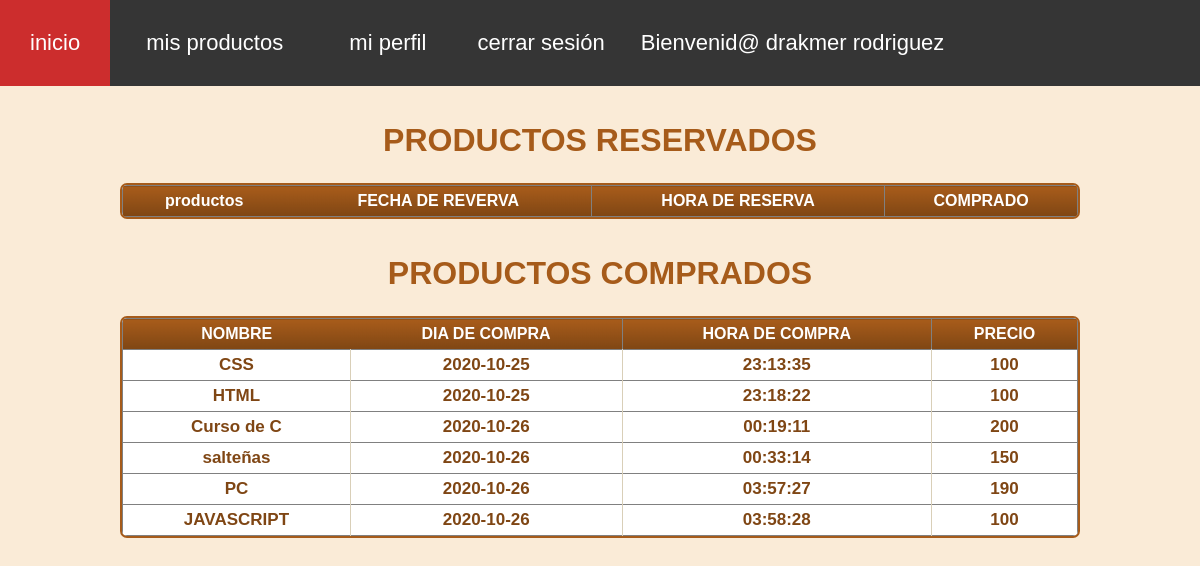
Before: /carrito/lista_con_usuario.php (signed in) with the older database file.
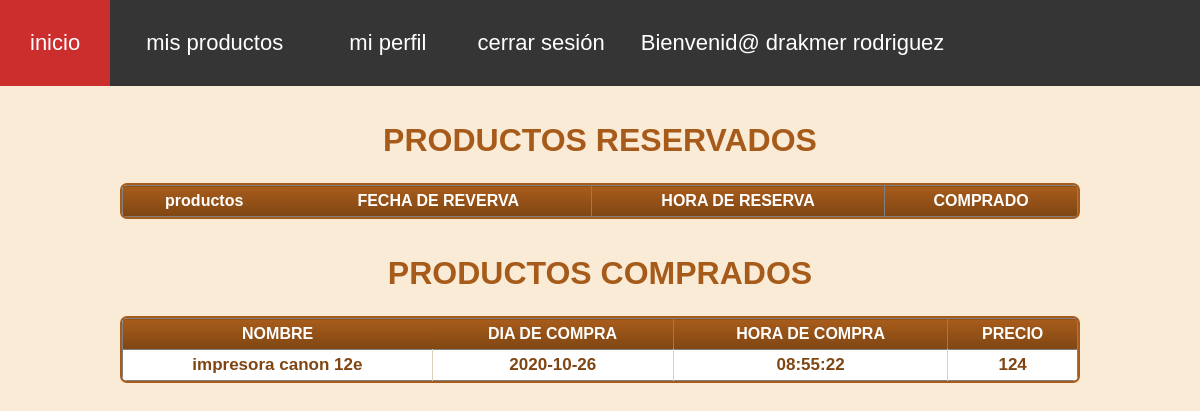
After: the same page with the newer database file.
### tables this page shows
CREATE TABLE IF NOT EXISTS `transaccion` (
  `id_transaccion` int(11) NOT NULL AUTO_INCREMENT,
  `dia_compra` date NOT NULL,
  `hora_compra` time NOT NULL,
  `dia_pedido` date NOT NULL,
  `descuento` varchar(2) NOT NULL,
  `nombre_producto` varchar(25) NOT NULL,
  `costo` int(11) NOT NULL,
  `id_producto` int(11) NOT NULL,
  `id_usuario` int(11) NOT NULL,
  PRIMARY KEY (`id_transaccion`)
);

### carrito/lista_con_usuario.php (the view, shortened to what this page needs)
<?php
require_once '../conexion.php';
if(isset($_SESSION['usuario'])){
    $t=$_SESSION['usuario'];
    $id_usua=$t['id_usuario'];
}
$sql1="SELECT * FROM transaccion";
    $listado1=$conn->query($sql1);
?>
<!DOCTYPE html>
<html lang="es">
<head>
    <link rel="stylesheet" type="text/css" href="../style/style.css">
    <link rel="stylesheet" type="text/css" href="../style/style1.css">
</head>
<body>
    <?php require_once ('../view/menu_navegacion_us.php'); ?>
    <center>
        <br>
        <br>
        <h1>PRODUCTOS RESERVADOS</h1>
    <div class="datagrid">
    <table border="1">
            <thead>
                <tr>
                    <th>productos</th>
                    <th>FECHA DE REVERVA</th>
                    <th>HORA DE RESERVA</th>
                    <th>COMPRADO</th>
                </tr>
            </thead>
        </table>
        </div>
        </center>
        <center>
        <br>
        <br>
        <h1>PRODUCTOS COMPRADOS</h1>
        <div class="datagrid">
        <table border="1">
            <thead>
                <tr>
                    <th>NOMBRE</th>
                    <th>DIA DE COMPRA</th>
                    <th>HORA DE COMPRA</th>
                    <th>PRECIO</th>
                </tr>
            </thead>
            <tbody>
                <?php
                if($listado1->num_rows>0){
                    while ($row=$listado1->fetch_assoc()){
                        $usuario_id=$row['id_usuario'];
                        if( $id_usua==$usuario_id){
                        ?>
                <tr>
                    <td><?php echo $row['nombre_producto'];?></td>
                    <td><?php echo $row['dia_compra'];?></td>
                    <td><?php echo $row['hora_compra'];?></td>
                    <td><?php echo $row['costo'];?></td>
                </tr>
                <?php
                    }
                    }
                }
                else{
                    echo "No existen datos en la tabla";
                }
                ?>
            </tbody>
        </table>
            </div><br><br>
        </center>
</body>
</html>

Changed rows visible on the page:
removed transaccion: nombre_producto "CSS", dia_compra "2020-10-25", hora_compra "23:13:35", costo "100"
removed transaccion: nombre_producto "HTML", dia_compra "2020-10-25", hora_compra "23:18:22", costo "100"
removed transaccion: nombre_producto "Curso de C", dia_compra "2020-10-26", hora_compra "00:19:11", costo "200"
removed transaccion: nombre_producto "salteñas", dia_compra "2020-10-26", hora_compra "00:33:14", costo "150"
removed transaccion: nombre_producto "PC", dia_compra "2020-10-26", hora_compra "03:57:27", costo "190"
removed transaccion: nombre_producto "JAVASCRIPT", dia_compra "2020-10-26", hora_compra "03:58:28", costo "100"
added transaccion: nombre_producto "impresora canon 12e", dia_compra "2020-10-26", hora_compra "08:55:22", costo "124"
